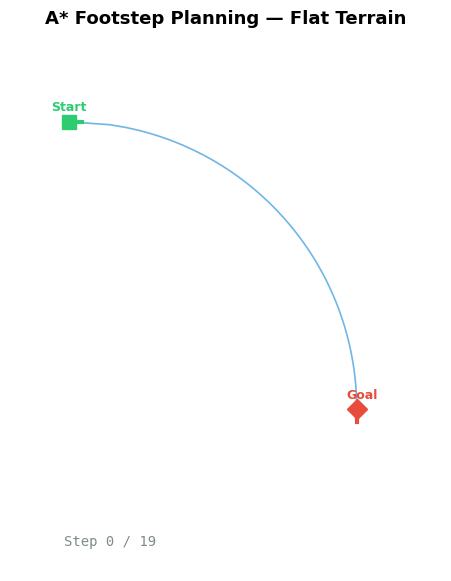
#> input picture demo/frames_flat/frame_000.png, 451 x 581 px; its folder holds 4 pictures in this run; the run also reads 1 picture not shown here
$ python make_gif.py
#> lines starting #> are read from the running program, lines starting #| are printed output that depends on the picture
#!/usr/bin/env python3
"""Stitch PNG frames into an animated GIF with progressive footstep visualization."""

import glob
import os
import sys

def make_gif(frame_dir, output_path, duration_per_frame=400, final_hold=2000):
    """Create GIF from frames, with longer hold on the last frame."""
#> called with frame_dir = 'demo/frames_flat', output_path = 'demo/flat_terrain.gif', duration_per_frame = 400, final_hold = 2000
    try:
        from PIL import Image
    except ImportError:
        print("Installing Pillow...")
        os.system(f"{sys.executable} -m pip install --break-system-packages Pillow")
        from PIL import Image

    frames = sorted(glob.glob(os.path.join(frame_dir, "frame_*.png")))
    if not frames:
        print(f"No frames found in {frame_dir}")
        sys.exit(1)

    print(f"Loading {len(frames)} frames...")
    images = [Image.open(f) for f in frames]
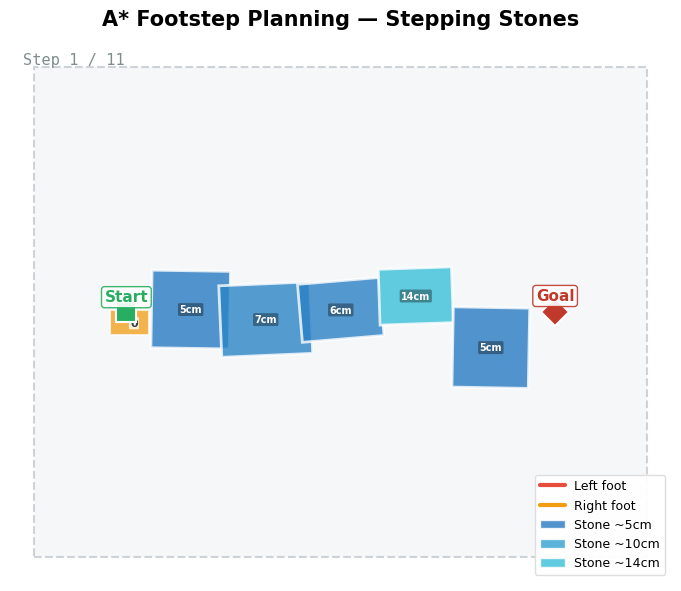
#> input picture demo/frames_flat/frame_001.png, 681 x 591 px
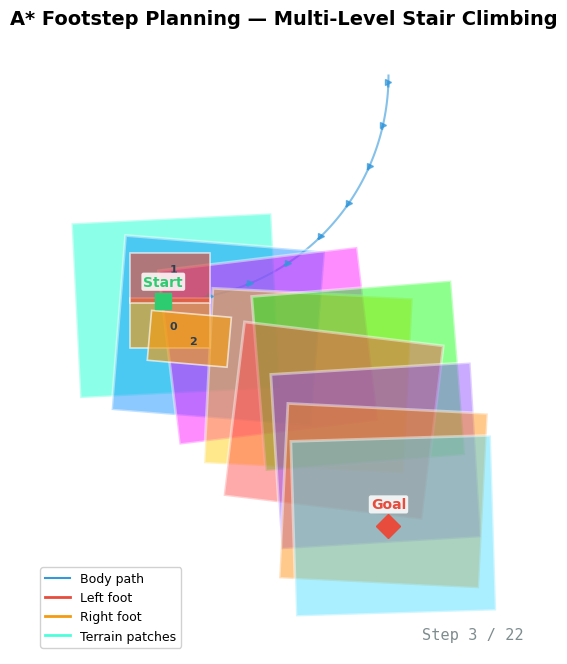
#> input picture demo/frames_flat/frame_003.png, 567 x 664 px
#> images = 4 items

    # Hold the last frame longer
    durations = [duration_per_frame] * (len(images) - 1) + [final_hold]
#> durations = [400, 400, 400, 2000]

    print(f"Saving GIF to {output_path}...")
    images[0].save(
        output_path,
        save_all=True,
        append_images=images[1:],
        duration=durations,
        loop=0,
        optimize=True,
    )
    size_kb = os.path.getsize(output_path) / 1024
    print(f"Done! {output_path} ({size_kb:.0f} KB)")


if __name__ == "__main__":
    frame_dir = sys.argv[1] if len(sys.argv) > 1 else "demo/frames_flat"
    output = sys.argv[2] if len(sys.argv) > 2 else "demo/flat_terrain.gif"
    make_gif(frame_dir, output)
